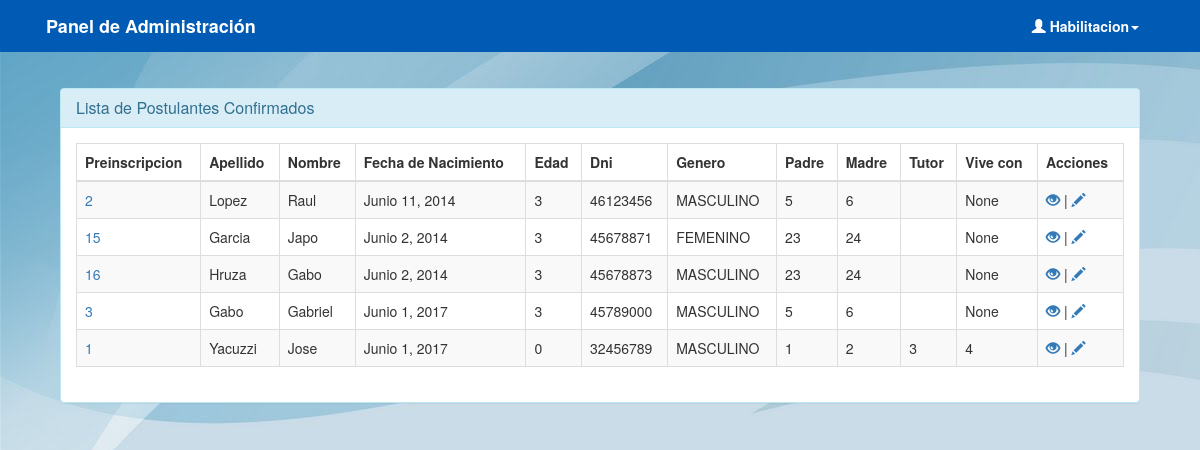
/administrador/post-confirmados/ (signed in), run on an earlier commit of the app's database.
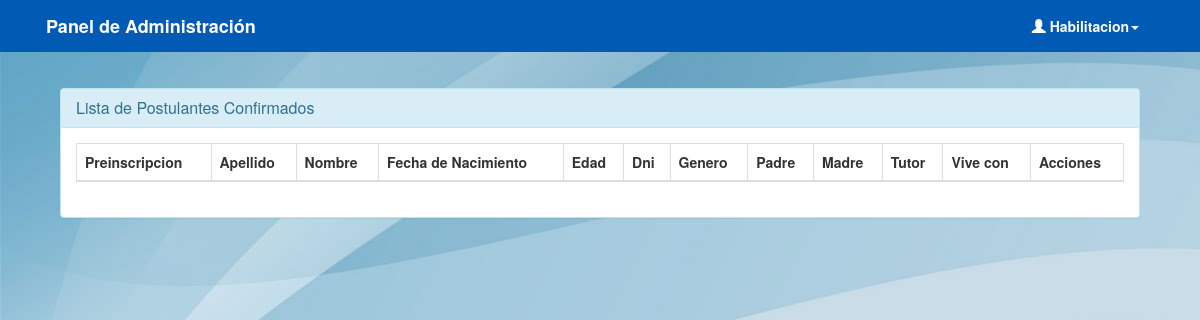
And on a later commit of the database.
### preinscripcion/models.py (models this page shows)
class PostulanteConfirmado(models.Model):
    dni                 = models.CharField(max_length=8, unique=True)
    postulante          = models.ForeignKey(Postulante, null=True)

class Postulante(models.Model):
    GENERO = (
        ('FEMENINO', 'Femenino'),
        ('MASCULINO', 'Masculino'),
    )
    apellido 			= models.CharField(max_length=50)
    nombre 				= models.CharField(max_length=50)
    fecha_nacimiento 	= models.DateField()
    edad				= models.PositiveIntegerField()
    dni 				= models.CharField(max_length=8)
    genero				= models.CharField(max_length=15, choices=GENERO, default='MASCULINO')
    domicilio 			= models.CharField(max_length=150)
    vive_con			= models.ForeignKey(Responsable, related_name='vive_con', blank=True, null=True)
    padre				= models.ForeignKey(Responsable, related_name='padre', null=True)
    madre				= models.ForeignKey(Responsable, related_name='madre', null=True)
    tutor				= models.ForeignKey(Responsable, related_name='tutor', null=True)
    hermanos			= models.ManyToManyField('self', blank=True, null=True)
    preinscripcion      = models.ForeignKey(Preinscripcion4Anios, null=True)

class Preinscripcion4Anios(models.Model):
    ESTADOPREINSCRIPCION = (
        ('PREINSCRIPTO', 'Preinscripto'),
        ('CONFIRMADO', 'Confirmado'),
        ('DESCARTADO', 'Descartado'),
        ('AUSENTE', 'Ausente'),
        ('RECHAZADO', 'Rechazado'),
        ('ALUMNO', 'Alumno'),
    )
    fecha               = models.DateField(auto_now_add=True)
    hora                = models.TimeField(auto_now_add=True)
    nro_de_preinscripto = models.CharField(max_length=10, unique=True, default=id_generator)
    nro_de_sorteo       = models.PositiveIntegerField(default=0)
    estado              = models.CharField(max_length=20, choices=ESTADOPREINSCRIPCION, default='PREINSCRIPTO')
    motivo              = models.TextField(default='No contesta')
    confirmado          = models.BooleanField(default=False)
    cicloLectivo        = models.ForeignKey(CicloLectivo, null=True)
    fecha_confirmado    = models.DateField(null=True)

class Responsable(models.Model):
    apellido 			= models.CharField(max_length=50)
    nombre 				= models.CharField(max_length=50)
    dni 				= models.CharField(max_length=8)
    email 				= models.EmailField()
    domicilio 			= models.CharField(max_length=150)
    nacionalidad		= models.CharField(max_length=150)
    telefonoPersonal	= models.CharField(max_length=30)

### preinscripcion/views.py (the view)
# urls.py: url(r'^administrador/post-confirmados/$', views.admin_postulantes_confirmados, name='admin_postulantes_confirmados'),
@login_required(login_url='/accounts/login/')
def admin_postulantes_confirmados(request):
  pls = PostulanteConfirmado.objects.all()
  return render(request, 'admin/postulantes-confirmados.html',{
          'pls': pls
          }
          )

### preinscripcion/templatetags/auth_extras.py (called while the page is built)
@register.filter(name='has_group')
def has_group(user, group_name):
    group = Group.objects.get(name=group_name)
    return True if group in user.groups.all() else False

### preinscripcion/templates/admin/postulantes-confirmados.html
{% extends "admin.html" %}
{% block content %}
<div class="panel panel-info">
    <div class="panel-heading">
        <h3 class="panel-title">Lista de Postulantes Confirmados</h3>
    </div>
<div class="panel-body">
    <div style="max-height: 570px; overflow-y: scroll;">
    <table class="table table-bordered table-striped" id="tabla">
        <thead>
            <tr>
                <th>Preinscripcion</th>
                <th>Apellido</th>
                <th>Nombre</th>
                <th>Fecha de Nacimiento</th>
                <th>Edad</th>
                <th>Dni</th>
                <th>Genero</th>
                <th>Padre</th>
                <th>Madre</th>
                <th>Tutor</th>
                <th>Vive con</th>
                <th>Acciones</th>
            </tr>
        </thead>
        <tbody>
        {% for pl in pls %}
            <tr>
                <td><a href="">{{ pl.postulante.preinscripcion.id }}</a></td>
                <td>{{ pl.postulante.apellido }}</td>
                <td>{{ pl.postulante.nombre }}</td>
                <td>{{ pl.postulante.fecha_nacimiento }}</td>
                <td>{{ pl.postulante.edad }}</td>
                <td>{{ pl.postulante.dni }}</td>
                <td>{{ pl.postulante.genero }}</td>
                <td>{{ pl.postulante.padre.id }}</td>
                <td>{{ pl.postulante.madre.id }}</td>
                <td>{{ pl.postulante.tutor.id }}</td>
                <td>{{ pl.postulante.vive_con_id }}</td>
                <td>
                <a href="">
                    <span class="glyphicon glyphicon-eye-open" aria-hidden="true"></span>
                </a>
                |
                <a href="">
                    <span class="glyphicon glyphicon-pencil" aria-hidden="true"></span>
                </a>
                </td>
            </tr>
        {% endfor %}
        </tbody>
    </table>
    </div>
</div>
</div>
{% endblock %}

### preinscripcion/templates/admin.html (shortened to what this page needs)
{% load auth_extras %}
<!DOCTYPE html>
<html lang="es">
<head>
  {% load static %}
	<link rel="stylesheet" type="text/css" href="{% static 'preinscripcion/css/bootstrap.min.css' %}" />
  <link rel="stylesheet" type="text/css" href="{% static 'preinscripcion/css/jquery.dataTables.min.css' %}" />
  <link rel="stylesheet" type="text/css" href="{% static 'preinscripcion/css/admin.css' %}" />
  <link rel="stylesheet" type="text/css"  media='print' href="{% static 'preinscripcion/css/print.css' %}" />
</head>
<body>
{% block menu %}
<nav class="navbar navbar-default">
  <div class="container-fluid">
    <div class="navbar-header">
      <a class="navbar-brand" href="{% url 'admin_mio' %}">Panel de Administración</a>
    </div>
    <div class="collapse navbar-collapse" id="bs-example-navbar-collapse-1">
      <ul class="nav navbar-nav navbar-right">
      <li class="dropdown">
          <a href="#" class="dropdown-toggle" data-toggle="dropdown" role="button" aria-haspopup="true" aria-expanded="false"><span class="glyphicon glyphicon-user" aria-hidden="true"></span> {{ user.get_username }}<span class="caret"></span></a>
        </li>
      </ul>
    </div>
  </div>
</nav>
{% endblock %}
<div id="content" class="container-fluid">
    <div class="col-md-12">
	    {% block content %}{% endblock %}
	  </div>
	</div>
{% load static %}
</body>
</html>

### preinscripcion/static/preinscripcion/css/admin.css (style rules this page uses)
body { background-image: url('../images/fondo-admin.jpg'); }
.navbar-default { background-color: #015bb5; border-color: #015bb5; border-radius: 0px; margin-bottom: 3%; font-weight: bold; }
.navbar-default .navbar-nav>li>a , .navbar-default .navbar-brand { color: white; }
.container-fluid { width: 95%; }
.glyphicon { #font-size: 18px !important; }

What changed in the data, as far as the page shows it:
removed PostulanteConfirmado: postulante.preinscripcion.id "2", postulante.apellido "Lopez", postulante.nombre "Raul", postulante.fecha_nacimiento "Junio 11, 2014", postulante.edad "3", postulante.dni "46123456", postulante.genero "MASCULINO", postulante.padre.id "5", postulante.madre.id "6", postulante.vive_con_id "None"
removed PostulanteConfirmado: postulante.preinscripcion.id "15", postulante.apellido "Garcia", postulante.nombre "Japo", postulante.fecha_nacimiento "Junio 2, 2014", postulante.edad "3", postulante.dni "45678871", postulante.genero "FEMENINO", postulante.padre.id "23", postulante.madre.id "24", postulante.vive_con_id "None"
removed PostulanteConfirmado: postulante.preinscripcion.id "16", postulante.apellido "Hruza", postulante.nombre "Gabo", postulante.fecha_nacimiento "Junio 2, 2014", postulante.edad "3", postulante.dni "45678873", postulante.genero "MASCULINO", postulante.padre.id "23", postulante.madre.id "24", postulante.vive_con_id "None"
removed PostulanteConfirmado: postulante.preinscripcion.id "3", postulante.apellido "Gabo", postulante.nombre "Gabriel", postulante.fecha_nacimiento "Junio 1, 2017", postulante.edad "3", postulante.dni "45789000", postulante.genero "MASCULINO", postulante.padre.id "5", postulante.madre.id "6", postulante.vive_con_id "None"
removed PostulanteConfirmado: postulante.preinscripcion.id "1", postulante.apellido "Yacuzzi", postulante.nombre "Jose", postulante.fecha_nacimiento "Junio 1, 2017", postulante.edad "0", postulante.dni "32456789", postulante.genero "MASCULINO", postulante.padre.id "1", postulante.madre.id "2", postulante.tutor.id "3", postulante.vive_con_id "4"
